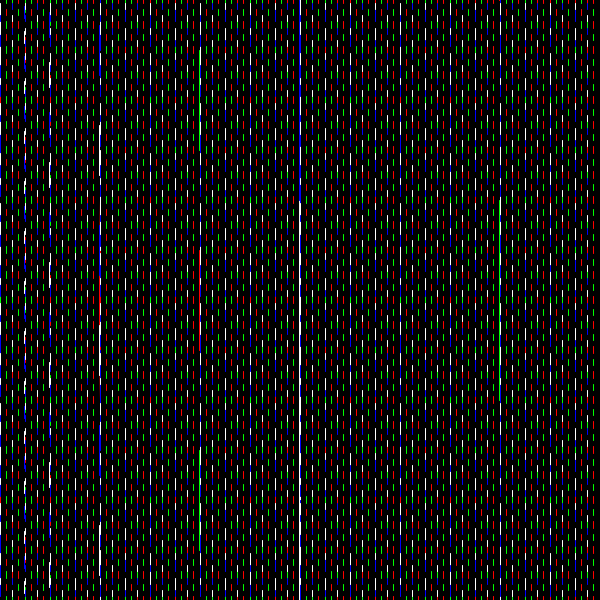
Frame 1 (no input)
Frame 60 (the mouse pressed at the canvas centre just before this capture): identical to frame 1, image omitted
Frame 120 (the mouse held since frame 60 and released just before this capture): identical to frame 1, image omitted

The Processing sketch that drew this single still picture (run headless with seeded random() and noise(); from frame 60 on, the mouse is pressed at the canvas centre):

// Processing sketch: line_fractal
// ── line_fractal.pde
int radius = 100 * 8;
int i = 0;

void setup(){
 size(600,600);
}

void draw(){
  background(0);
  stroke(255);
  noFill();
  drawCircle(height/2,width/2,radius);
 
}



void drawCircle(float x, float y, float radius) {
  ellipse(x, y, radius * sin(PI), radius);
  if(radius > 8) {
    stroke(255,0,0);
    drawCircle(x + radius/2, y, radius/2);
    stroke(0,255,0);
    drawCircle(x - radius/2, y, radius/2);
    stroke(0,0,255);
    drawCircle(x, y + radius/2, radius/2);
    stroke(255,255,255);
    drawCircle(x, y - radius/2, radius/2);
    
  }
}
